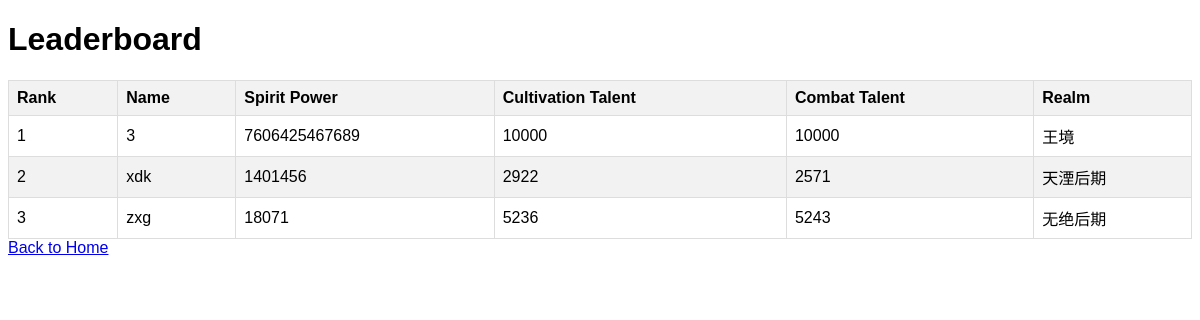
The app's page /leaderboard with its own data.
### models.py (models this page shows, shortened)
class Character(db.Model):
    __tablename__ = 'characters'
    id = db.Column(db.Integer, primary_key=True)
    name = db.Column(db.String(80), unique=True, nullable=False)
    spirit_power = db.Column(db.Integer, default=0)
    cultivation_talent = db.Column(db.Integer, default=0)
    combat_talent = db.Column(db.Integer, default=0)
    practice_count = db.Column(db.Integer, default=0)
    rebirth_opportunity = db.Column(db.Integer, default=0)
    last_action_time = db.Column(db.Float, default=0)
    realm = db.Column(db.String(80), default='开元前期')
    nickname = db.Column(db.String(80), default='')
    password = db.Column(db.String(100), nullable=False)

### app.py (the view)
@app.route('/leaderboard')
def leaderboard():
    characters = Character.query.order_by(Character.spirit_power.desc(), Character.combat_talent.desc()).all()
    return render_template('leaderboard.html', characters=characters)

### templates/leaderboard.html (shortened to what this page needs)
<!DOCTYPE html>
<html lang="en">
<head>
</head>
<body>
    <h1>Leaderboard</h1>
    <table>
        <thead>
            <tr>
                <th>Rank</th>
                <th>Name</th>
                <th>Spirit Power</th>
                <th>Cultivation Talent</th>
                <th>Combat Talent</th>
                <th>Realm</th>
            </tr>
        </thead>
        <tbody>
            {% for character in characters %}
            <tr>
                <td>{{ loop.index }}</td>
                <td>{{ character.name }}</td>
                <td>{{ character.spirit_power }}</td>
                <td>{{ character.cultivation_talent }}</td>
                <td>{{ character.combat_talent }}</td>
                <td>{{ character.realm }}</td>
            </tr>
            {% endfor %}
        </tbody>
    </table>
    <a href="{{ url_for('index') }}">Back to Home</a>
</body>
</html>

### templates/leaderboard.html (style rules this page uses)
body { font-family: Arial, sans-serif; }
table { width: 100%; border-collapse: collapse; }
th, td { border: 1px solid #ddd; padding: 8px; text-align: left; }
th { background-color: #f2f2f2; }
tr:nth-child(even) { background-color: #f2f2f2; }

### records on screen
Character: name "3", spirit_power "7606425467689", cultivation_talent "10000", combat_talent "10000", realm "王境"
Character: name "xdk", spirit_power "1401456", cultivation_talent "2922", combat_talent "2571", realm "天湮后期"
Character: name "zxg", spirit_power "18071", cultivation_talent "5236", combat_talent "5243", realm "无绝后期"
